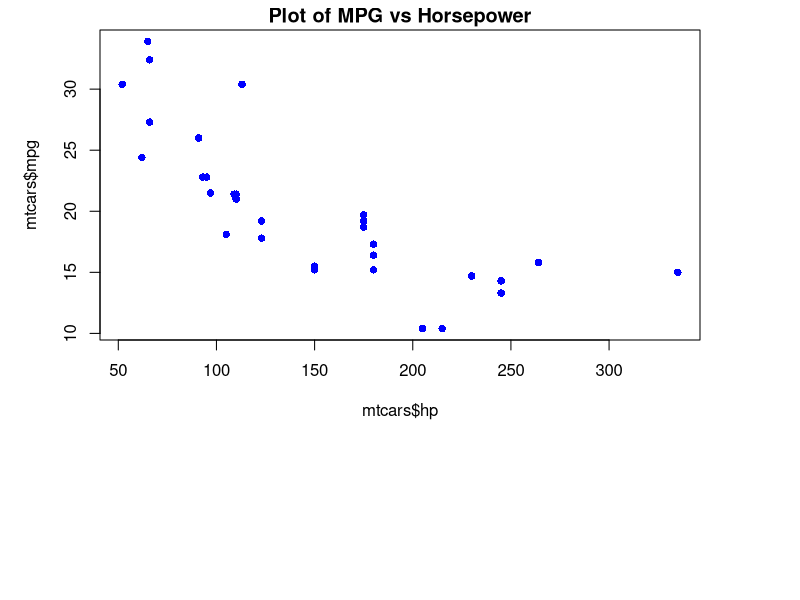

Recreate this plot in R.
## ---- chunk 1
library(datasets); data(mtcars)
head(mtcars)
## ---- chunk 2
par(mar=c(13,5,1.5,5))
plot(mtcars$hp, mtcars$mpg, main = "Plot of MPG vs Horsepower",         
         pch=16,
         col = "blue")    
